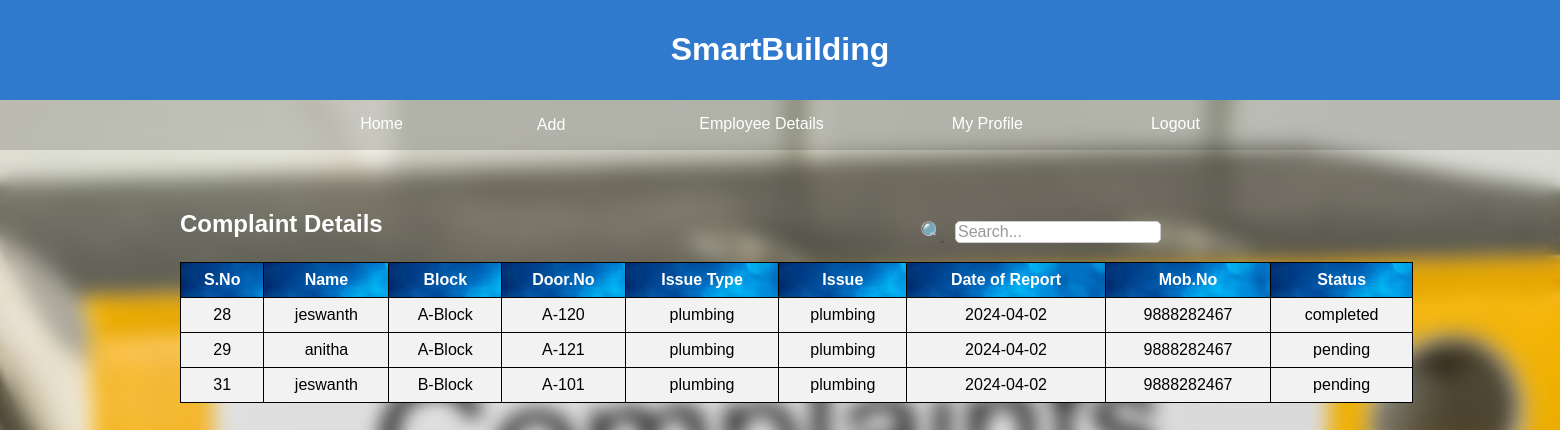
Page /admincomplaints.php on the committed database.
### tables this page shows
CREATE TABLE `complaints` (
  `c_id` int(11) NOT NULL,
  `name` text NOT NULL,
  `block` varchar(25) DEFAULT NULL,
  `doorno` varchar(25) NOT NULL,
  `issue_type` text NOT NULL,
  `repeated` text NOT NULL,
  `replacement` text NOT NULL,
  `mobno` bigint(20) DEFAULT NULL,
  `issue` text NOT NULL,
  `dob` date NOT NULL,
  `status` text NOT NULL
);

### admincomplaints.php (the view, shortened to what this page needs)
<?php
$conn = mysqli_connect("localhost", "root", "", "building_management");
$sql = "SELECT * FROM complaints" ;
$result = mysqli_query($conn, $sql);
?>
<!DOCTYPE html>
<html lang="en">
<head>
</head>
<body class="blur-background">
<header>
        <h1>SmartBuilding
        </h1>
    </header>
    <nav>
        <ul>
        <li>
                <a href="dashboard.php">Home</a>
            </li>
            <li>
                <div class="dropdown">
                    <button class="dropbtn">Add</button>
                </div>
            </li>
            <li>
                <a href="emp.php">Employee Details</a>
            </li>
            <li>
                <a href="profile.php">My Profile</a>
            </li>
            <li>
                <a href="login.php">Logout</a>
            </li>
        </ul>
    </nav>
    <main>
    <div class="search-bar">
            <span class="search-icon">&#128269;</span>
            <input type="text" id="search-input" class="search-input" placeholder="Search..." oninput="searchTable()">
        </div>
    <main>
        <div class="employee-table">
            <h3> Complaint Details</h3>
            <table>
<thead>
                    <tr>
                        <th>S.No</th>
                        <th>Name</th>
                        <th>Block</th>
                        <th>Door.No</th>
                        <th>Issue Type</th>
                        <th>Issue</th>
                        <th>Date of Report</th>
                        <th>Mob.No</th>
                        <th>Status</th>
                    </tr>
                </thead>
                <tbody>
                    <?php
                    while ($row = mysqli_fetch_assoc($result)) {
                        echo "<tr>";
                        echo "<td>" . $row['c_id'] . "</td>";
                        echo "<td>" . $row['name'] . "</td>";
                        echo "<td>" . $row['block'] . "</td>";
                        echo "<td>" . $row['doorno'] . "</td>";
                        echo "<td>" . $row['issue_type'] . "</td>";
                        echo "<td>" . $row['issue'] . "</td>";
                        echo "<td>" . $row['dob'] . "</td>";
                        echo "<td>" . $row['mobno'] . "</td>";
                        echo "<td>" . $row['status'] . "</td>";
                        echo "</tr>";
                    }
                    ?>
                </tbody>
            </table>
        </div>
    </main>
</body>
</html>

### admincomplaints.php (style rules this page uses)
body { font-family: Arial, sans-serif; margin: 0; padding: 0; background: url(images/com.jpg); background-repeat: no-repeat; background-size: cover; height: 800px; overflow-x: hidden; }
.blur-background { backdrop-filter: blur(10px); }
header { background-color: #307ace; color: white; padding: 10px; text-align: center; }
nav { background-color: #3333; color: white; display: flex; justify-content: center; align-items: center; height: 50px; }
.dropdown { position: relative; display: inline-block; }
.dropbtn { background-color: transparent; border: none; color: white; font-size: 16px; text-align: center; cursor: pointer; }
nav ul { list-style: none; display: flex; margin: 0; padding: 0; }
.search-bar { margin-left: 920px; margin-top: 20px; width: 100%; position: fixed; display: flex; align-items: center; }
.search-icon { font-size: 20px; margin-right: 10px; color: #333; }
.search-input { border: 1px solid #ccc; border-radius: 5px; font-size: 16px; width: 200px; outline: none; }
.search-input::placeholder { color: #999; }
nav li { margin: 0px 64px; }
nav a { text-decoration: none; color: white; }
.employee-table { margin-top: 20px; padding: 10px; border-radius: 5px; margin-left: 170px; margin-top: 50px; }
.employee-table h3 { margin-top: 0; color: white; font-size: 24px; }
.employee-table table { width: 90%; border-collapse: collapse; background-color:#f2f2f2; }
.employee-table th, .employee-table td { border: 1px solid black; padding: 8px; text-align: center; }
.employee-table th { color:white; background: url(images/ads.jpeg); }

### rows in the picture
complaints: c_id "28", name "jeswanth", block "A-Block", doorno "A-120", issue_type "plumbing", issue "plumbing", dob "2024-04-02", mobno "9888282467", status "completed"
complaints: c_id "29", name "anitha", block "A-Block", doorno "A-121", issue_type "plumbing", issue "plumbing", dob "2024-04-02", mobno "9888282467", status "pending"
complaints: c_id "31", name "jeswanth", block "B-Block", doorno "A-101", issue_type "plumbing", issue "plumbing", dob "2024-04-02", mobno "9888282467", status "pending"
